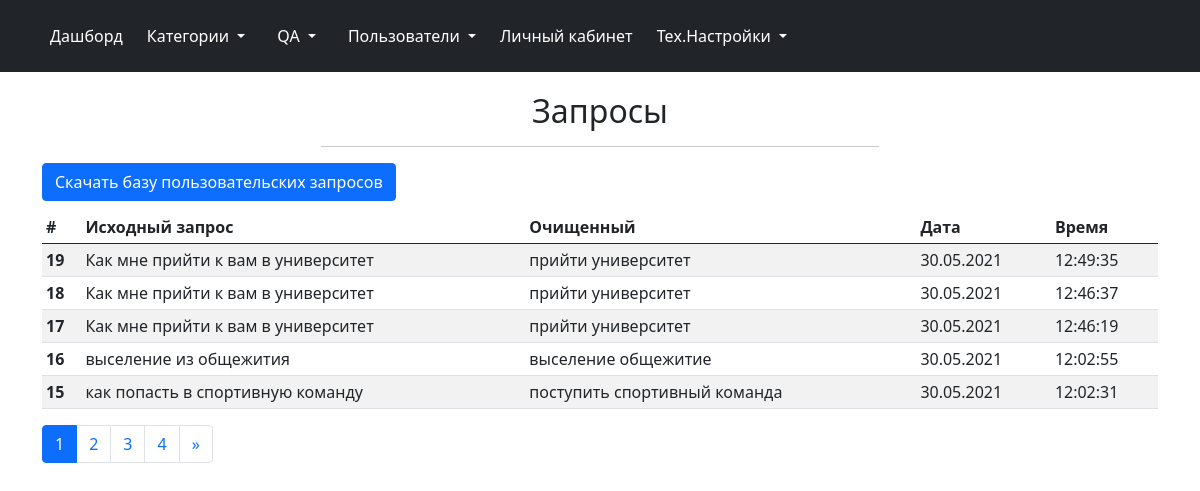
Before: /admin/requests (signed in) with the older database file.
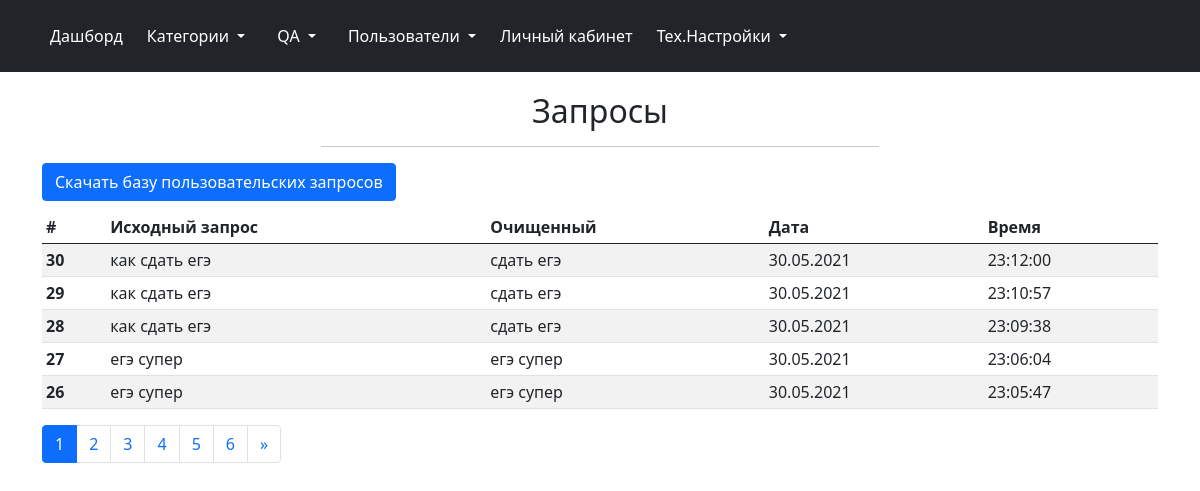
After: the same page with the newer database file.
### models.py (models this page shows, shortened)
class Requests(db.Model):
    id = db.Column(db.Integer, primary_key=True)
    original = db.Column(db.Text, nullable=False)
    cleared = db.Column(db.Text, nullable=False)
    date_time = db.Column(DateTime)

### admin/admin.py (the view)
@admin.route('/requests')
@login_required
def requests():
    requests_page_count = 5
    page_data = request.args.get("page")
    if page_data == None:
        page = 1
    else:
        page = int(page_data)
    requests = Requests.query
    requests_count = requests.count()
    requests = requests.order_by(desc(Requests.id)).paginate(page, requests_page_count, False).items
    if page - 5 > 0:
        first_pages = list(range(page - 5, page))
    else:
        first_pages = list(range(1, page))
    if page + 5 < math.ceil(requests_count / requests_page_count):
        last_pages = list(range(page + 1, page + 6))
    else:
        last_pages = list(range(page + 1, math.ceil(requests_count / requests_page_count) + 1))
    return render_template('admin/requests.html', requests=requests, current_page=page, first_pages=first_pages,
                           last_pages=last_pages)

### admin/admin.py (called while the page is built)
@admin.before_request
def before_request():
    if current_user.is_authenticated:
        if current_user.is_deactivated:
            logout_user()
            flash("Ваш аккаунт заблокирован. Для получения дополнительных сведений обратитесь к администратору",
                  category='danger')
            return redirect(url_for('.login'))

### app.py (called while the page is built)
@login_manager.user_loader
def load_user(user_id):
    return Users.query.get(user_id)

### admin/templates/admin/requests.html (shortened to what this page needs)
{% extends 'admin/base.html' %}
{% block page_header %}
Запросы
{% endblock %}
{% block body %}
<div class="btn_container">
	<a href="{{ url_for('.requests_history') }}" class="btn btn-primary button_active" data-bs-dismiss="modal">Скачать базу пользовательских запросов</a>
</div>
<table class="table table-striped table-sm">
	<thead>
		<tr>
			<th scope="col">#</th>
			<th scope="col">Исходный запрос</th>
			<th scope="col">Очищенный</th>
			<th scope="col">Дата</th>
			<th scope="col">Время</th>
	</thead>
	<tbody>
		{% for request in requests %}
		<tr class="table_line_item">
			<th scope="row">{{ request.id }}</th>
			<td>{{ request.original }}</td>
			<td>{{ request.cleared }}</td>
			<td>{{ request.date_time.strftime('%d.%m.%Y') }}</td>
			<td>{{ request.date_time.strftime('%H:%M:%S') }}</td>
		</tr>
		{% endfor %}
	</tbody>
</table>
<nav aria-label="Пример навигации по страницам">
  <ul class="pagination">
    <li class="page-item active" aria-current="page">
      <a class="page-link" href="{{ url_for('.requests', page=current_page) }}">{{ current_page }}</a>
    </li>
    {% for page in last_pages %}
    <li class="page-item"><a class="page-link" href="{{ url_for('.requests', page=page) }}">{{ page }}</a></li>
    {% endfor %}
    {% if last_pages | length > 0 %}
    <li class="page-item">
      <a class="page-link" href="{{ url_for('.requests', page=current_page+1) }}" aria-label="Следующая">
        <span aria-hidden="true">&raquo;</span>
      </a>
    </li>
    {% endif %}
  </ul>
</nav>
{% endblock %}

Changed rows visible on the page:
no longer on this page (row unchanged): Requests: id "19", original "Как мне прийти к вам в университет", cleared "прийти университет", date_time "30.05.2021", date_time "12:49:35"
no longer on this page (row unchanged): Requests: id "18", original "Как мне прийти к вам в университет", cleared "прийти университет", date_time "30.05.2021", date_time "12:46:37"
no longer on this page (row unchanged): Requests: id "17", original "Как мне прийти к вам в университет", cleared "прийти университет", date_time "30.05.2021", date_time "12:46:19"
no longer on this page (row unchanged): Requests: id "16", original "выселение из общежития", cleared "выселение общежитие", date_time "30.05.2021", date_time "12:02:55"
no longer on this page (row unchanged): Requests: id "15", original "как попасть в спортивную команду", cleared "поступить спортивный команда", date_time "30.05.2021", date_time "12:02:31"
added Requests: id "30", original "как сдать егэ", cleared "сдать егэ", date_time "30.05.2021", date_time "23:12:00"
added Requests: id "29", original "как сдать егэ", cleared "сдать егэ", date_time "30.05.2021", date_time "23:10:57"
added Requests: id "28", original "как сдать егэ", cleared "сдать егэ", date_time "30.05.2021", date_time "23:09:38"
added Requests: id "27", original "егэ супер", cleared "егэ супер", date_time "30.05.2021", date_time "23:06:04"
added Requests: id "26", original "егэ супер", cleared "егэ супер", date_time "30.05.2021", date_time "23:05:47"
Other visible differences:
new list line: "5"
new list line: "6"
